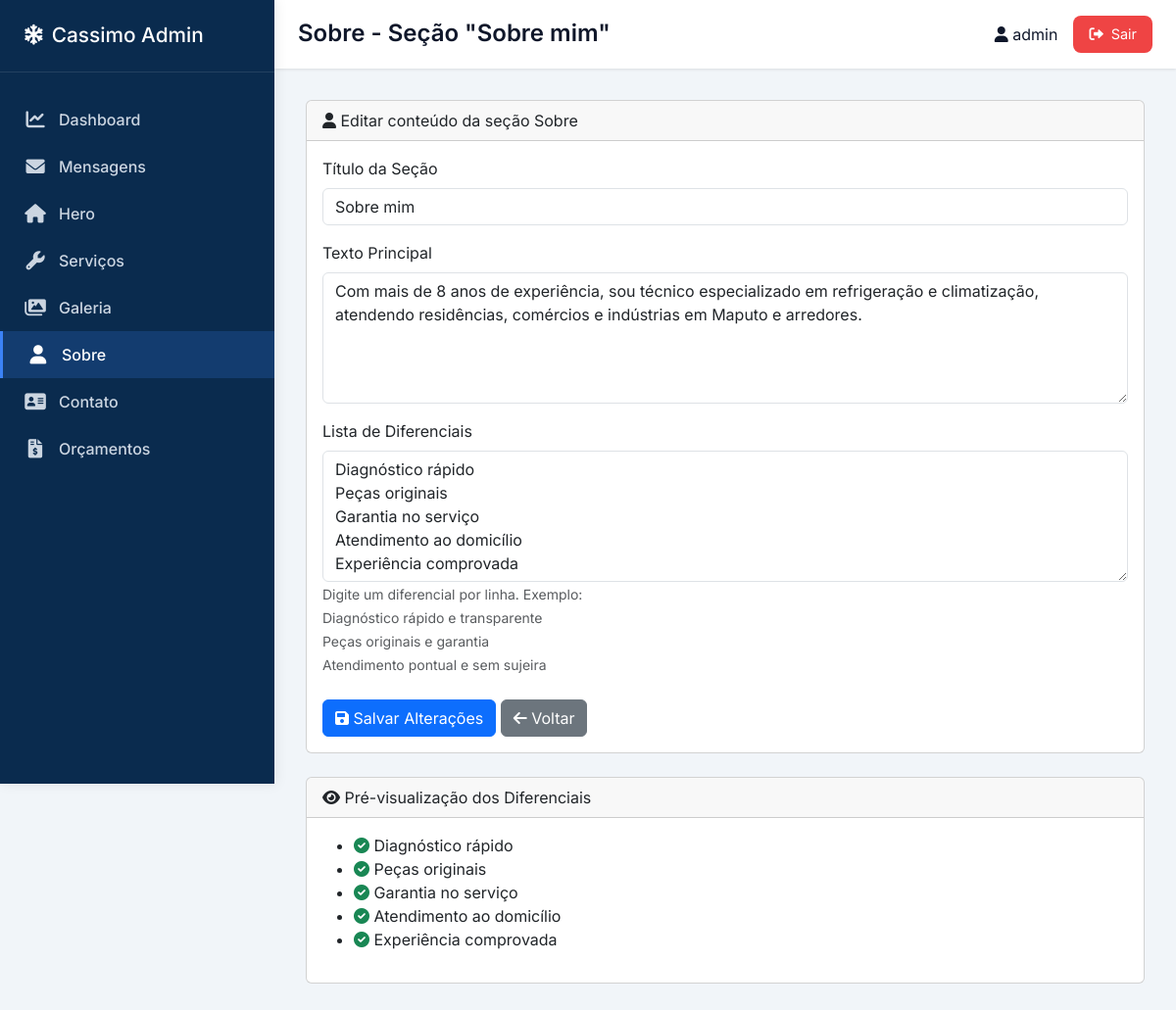
The page /sobre/ (signed in) on the database its author committed.
### core/models.py (models this page shows, shortened)
class Sobre(models.Model):
    titulo = models.CharField('Título da seção', max_length=100, default='Sobre mim')
    texto = models.TextField('Texto principal')
    icone_diferencial = models.CharField('Ícone dos diferenciais', max_length=50, default='fas fa-check-circle')
    diferenciais = models.TextField('Lista de diferenciais (um por linha)', help_text='Exemplo:\nDiagnóstico rápido\nPeças originais')
    class Meta:
        verbose_name = 'Sobre'
        verbose_name_plural = 'Sobre'
    def get_diferenciais_list(self):
        return [item.strip() for item in self.diferenciais.split('\n') if item.strip()]

### core/views.py (the view)
# urls.py: path('sobre/', views.sobre_edit, name='sobre_edit'),
@login_required
def sobre_edit(request):
    sobre = Sobre.objects.first()
    if not sobre:
        sobre = Sobre.objects.create(texto='', diferenciais='')
    if request.method == 'POST':
        form = SobreForm(request.POST, instance=sobre)
        if form.is_valid():
            form.save()
            messages.success(request, 'Seção Sobre atualizada!')
            return redirect('sobre_edit')
    else:
        form = SobreForm(instance=sobre)
    return render(request, 'dashboard/sobre_form.html', {'form': form})

### core/forms.py
class SobreForm(forms.ModelForm):
    class Meta:
        model = Sobre
        fields = ['titulo', 'texto', 'diferenciais']
        widgets = {
            'titulo': forms.TextInput(attrs={'class': 'form-control'}),
            'texto': forms.Textarea(attrs={'class': 'form-control', 'rows': 5}),
            'diferenciais': forms.Textarea(attrs={'class': 'form-control', 'rows': 5, 'placeholder': 'Digite um diferencial por linha'}),
        }

### templates/dashboard/sobre_form.html (shortened to what this page needs)
{% extends 'dashboard/base_dashboard.html' %}
{% block page_title %}Sobre - Seção "Sobre mim"{% endblock %}
{% block content %}
<div class="card">
    <div class="card-header">
        <i class="fas fa-user"></i> Editar conteúdo da seção Sobre
    </div>
    <div class="card-body">
        <form method="post">
            <div class="mb-3">
                <label for="{{ form.titulo.id_for_label }}" class="form-label">Título da Seção</label>
                {{ form.titulo }}
            </div>
            <div class="mb-3">
                <label for="{{ form.texto.id_for_label }}" class="form-label">Texto Principal</label>
                {{ form.texto }}
            </div>
            <div class="mb-3">
                <label for="{{ form.diferenciais.id_for_label }}" class="form-label">Lista de Diferenciais</label>
                {{ form.diferenciais }}
                <small class="text-muted">Digite um diferencial por linha. Exemplo:<br>
                Diagnóstico rápido e transparente<br>
                Peças originais e garantia<br>
                Atendimento pontual e sem sujeira</small>
            </div>
            <div class="mt-4">
                <button type="submit" class="btn btn-primary">
                    <i class="fas fa-save"></i> Salvar Alterações
                </button>
                <a href="{% url 'home' %}" class="btn btn-secondary">
                    <i class="fas fa-arrow-left"></i> Voltar
                </a>
            </div>
        </form>
    </div>
</div>
<div class="card mt-4">
    <div class="card-header">
        <i class="fas fa-eye"></i> Pré-visualização dos Diferenciais
    </div>
    <div class="card-body">
        <ul>
            {% for diff in form.instance.get_diferenciais_list %}
                <li><i class="fas fa-check-circle text-success"></i> {{ diff }}</li>
            {% empty %}
                <li class="text-muted">Nenhum diferencial cadastrado ainda.</li>
            {% endfor %}
        </ul>
    </div>
</div>
{% endblock %}

### templates/dashboard/base_dashboard.html (shortened to what this page needs)
<!DOCTYPE html>
<html lang="pt">
<head>
    <link rel="stylesheet" href="https://cdnjs.cloudflare.com/ajax/libs/font-awesome/6.0.0-beta3/css/all.min.css">
    <link href="https://cdn.jsdelivr.net/npm/bootstrap@5.3.0-alpha1/dist/css/bootstrap.min.css" rel="stylesheet">
</head>
<body>
    <div class="dashboard-container">
        <aside class="sidebar" id="mainSidebar">
            <div class="sidebar-header">
                <h2><i class="fas fa-snowflake"></i> <span>Cassimo Admin</span></h2>
            </div>
            <nav class="sidebar-nav">
                <a href="{% url 'dashboard_home' %}" class="{% if request.resolver_match.url_name == 'dashboard_home' %}active{% endif %}">
                    <i class="fas fa-chart-line"></i> <span>Dashboard</span>
                </a>
                <a href="{% url 'dashboard_messages' %}" class="{% if 'dashboard_messages' in request.path %}active{% endif %}">
                    <i class="fas fa-envelope"></i> <span>Mensagens</span>
                </a>
                <a href="{% url 'hero_edit' %}" class="{% if request.resolver_match.url_name == 'hero_edit' %}active{% endif %}">
                    <i class="fas fa-home"></i> <span>Hero</span>
                </a>
                <a href="{% url 'servico_list' %}" class="{% if 'servico' in request.path %}active{% endif %}">
                    <i class="fas fa-wrench"></i> <span>Serviços</span>
                </a>
                <a href="{% url 'galeria_list' %}" class="{% if 'galeria' in request.path %}active{% endif %}">
                    <i class="fas fa-images"></i> <span>Galeria</span>
                </a>
                <a href="{% url 'sobre_edit' %}" class="{% if request.resolver_match.url_name == 'sobre_edit' %}active{% endif %}">
                    <i class="fas fa-user"></i> <span>Sobre</span>
                </a>
                <a href="{% url 'contato_edit' %}" class="{% if request.resolver_match.url_name == 'contato_edit' %}active{% endif %}">
                    <i class="fas fa-address-card"></i> <span>Contato</span>
                </a>
                <a href="{% url 'orcamento_list' %}" class="{% if 'orcamento' in request.path %}active{% endif %}">
                    <i class="fas fa-file-invoice-dollar"></i> <span>Orçamentos</span>
                </a>
            </nav>
        </aside>
        <main class="main-content" id="mainContent">
            <div class="top-bar">
                <div style="display: flex; align-items: center; gap: 12px;">
                    <h1 class="page-title">{% block page_title %}Dashboard{% endblock %}</h1>
                </div>
                <div class="user-info">
                    <span><i class="fas fa-user"></i> {{ request.user.username }}</span>
                    <a href="{% url 'dashboard_logout' %}" class="logout-btn"><i class="fas fa-sign-out-alt"></i> Sair</a>
                </div>
            </div>
            <div class="content">
                {% block content %}{% endblock %}
            </div>
        </main>
    </div>
</body>
</html>

### templates/dashboard/base_dashboard.html (style rules this page uses)
* { margin: 0; padding: 0; box-sizing: border-box; }
body { font-family: 'Inter', sans-serif; background: #f1f5f9; color: #0f172a; overflow-x: hidden; }
.dashboard-container { display: flex; min-height: 100vh; position: relative; }
.sidebar { width: 280px; background: #0a2b4e; color: white; position: fixed; height: 100vh; overflow-y: auto; z-index: 1050; top: 0; left: 0; transition: transform 0.3s ease-in-out, width 0.2s; box-shadow: 2px 0 12px rgba(0,0,0,0.08); }
.sidebar-header { padding: 1.5rem; border-bottom: 1px solid rgba(255,255,255,0.1); }
.sidebar-header h2 { font-size: 1.3rem; display: flex; align-items: center; gap: 0.5rem; margin: 0; }
.sidebar-nav { padding: 1.5rem 0; }
.sidebar-nav a { display: flex; align-items: center; gap: 12px; padding: 12px 24px; color: #cbd5e1; text-decoration: none; transition: 0.3s; font-weight: 500; }
.sidebar-nav a:hover, .sidebar-nav a.active { background: rgba(59,130,246,0.2); color: white; border-left: 3px solid #3b82f6; }
.sidebar-nav i { width: 24px; font-size: 1.2rem; text-align: center; }
.main-content { flex: 1; margin-left: 280px; width: calc(100% - 280px); transition: margin-left 0.3s ease; }
.top-bar { background: white; padding: 1rem 1.5rem; display: flex; justify-content: space-between; align-items: center; flex-wrap: wrap; gap: 1rem; box-shadow: 0 1px 3px rgba(0,0,0,0.1); position: sticky; top: 0; z-index: 1020; }
.page-title { font-size: 1.5rem; font-weight: 600; margin: 0; }
.user-info { display: flex; align-items: center; gap: 1rem; flex-wrap: wrap; }
.logout-btn { background: #ef4444; color: white; padding: 8px 16px; border-radius: 8px; text-decoration: none; font-size: 0.9rem; transition: 0.2s; display: inline-flex; align-items: center; gap: 8px; }
.content { padding: 2rem; }
.sidebar-nav a { position: relative; flex-wrap: wrap; }
.card-body { overflow-x: auto; }
form .form-group, form .mb-3 { word-break: break-word; }

### rows shown on the page
Sobre: titulo "Sobre mim", texto "Com mais de 8 anos de experiência, sou técnico especializado em refrigeração e climatização, atendendo residências, comércios e indústrias em Maputo e arredores.", diferenciais "Diagnóstico rápido Peças originais Garantia no serviço Atendimento ao domicílio Experiência comprovada"

### other values the page prints
{{ request.user.username }} "admin"
{{ diff }} "Diagnóstico rápido" "Peças originais" "Garantia no serviço" "Atendimento ao domicílio" "Experiência comprovada"
